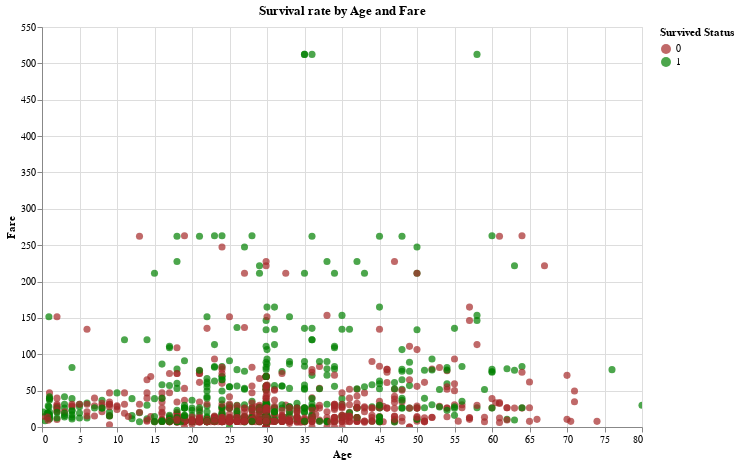

The cell this chart's notebook holds for it:
### Markdown cell above
### How do age and fare affects to survival rates?

### Code cell
#ALTAIR CHRAT

alt_data = dataset

scatter_plot = alt.Chart(alt_data).mark_circle(size=50).encode(
    x=alt.X('Age:Q', title='Age', scale=alt.Scale(domain=(0, 80))),
    y=alt.Y('Fare:Q', title='Fare'),
    color=alt.Color('Survived:N', title='Survived Status', scale=alt.Scale(
        domain=[0, 1],
        range=['brown', 'green']
    )),
    tooltip=['Age', 'Fare', 'Survived']).properties(
    width=600,
    height=400,
    title='Survival rate by Age and Fare'
).interactive()

scatter_plot.display()

### Figure 1 — Vega-Lite specification as saved in the notebook (floating-point values rounded to 4 significant figures; data arrays with more than 128 entries replaced by an {"elided": "..."} marker saying what was removed)
{"config": {"view": {"continuousWidth": 300, "continuousHeight": 300}}, "data": {"name": "data-731e0ceaf106b9fdd9bb73bfa24f9034"}, "mark": {"type": "circle", "size": 50}, "encoding": {"color": {"field": "Survived", "scale": {"domain": [0, 1], "range": ["brown", "green"]}, "title": "Survived Status", "type": "nominal"}, "tooltip": [{"field": "Age", "type": "quantitative"}, {"field": "Fare", "type": "quantitative"}, {"field": "Survived", "type": "quantitative"}], "x": {"field": "Age", "scale": {"domain": [0, 80]}, "title": "Age", "type": "quantitative"}, "y": {"field": "Fare", "title": "Fare", "type": "quantitative"}}, "height": 400, "params": [{"name": "param_1", "select": {"type": "interval", "encodings": ["x", "y"]}, "bind": "scales"}], "title": "Survival rate by Age and Fare", "width": 600, "$schema": "https://vega.github.io/schema/vega-lite/v5.20.1.json", "datasets": {"data-731e0ceaf106b9fdd9bb73bfa24f9034": {"elided": "1309 records"}}}
